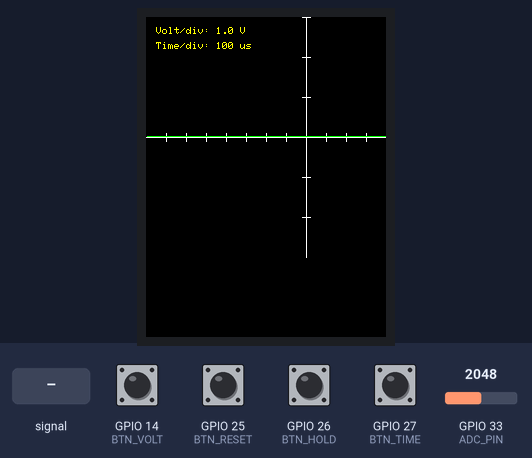
Bench run of a sketch on a simulated ESP32. Shown: 240×320 colour display. The test bench sets the inputs (shaded band); at power-on: GPIO 14 (BTN_VOLT), GPIO 25 (BTN_RESET), GPIO 26 (BTN_HOLD), GPIO 27 (BTN_TIME) HIGH, GPIO 33 (ADC_PIN) = 2048. What the sketch prints to the serial monitor is not drawn.

Above: at 1.4 s.
1.5 s: GPIO 33 (ADC_PIN) fed a 200 Hz sine of ±327 counts around its level
At 1.86 s:
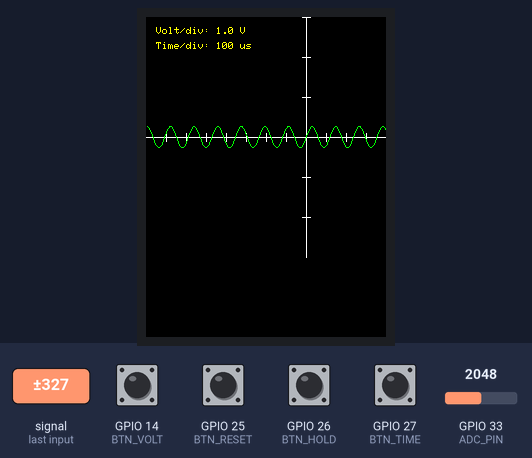
3.7 s: GPIO 26 (BTN_HOLD) pulled LOW for 1 s
At 5.7 s:
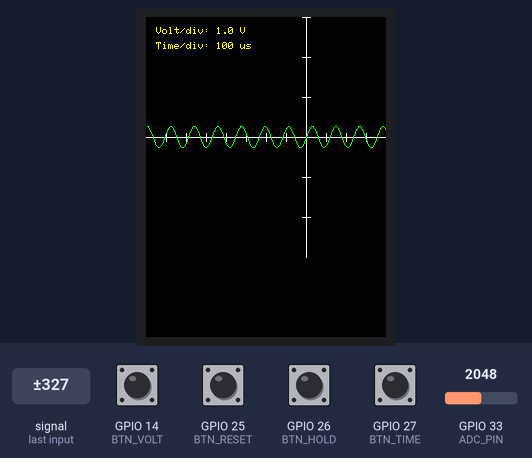
6.2 s: GPIO 25 (BTN_RESET) pulled LOW for 0.15 s
At 6.52 s:
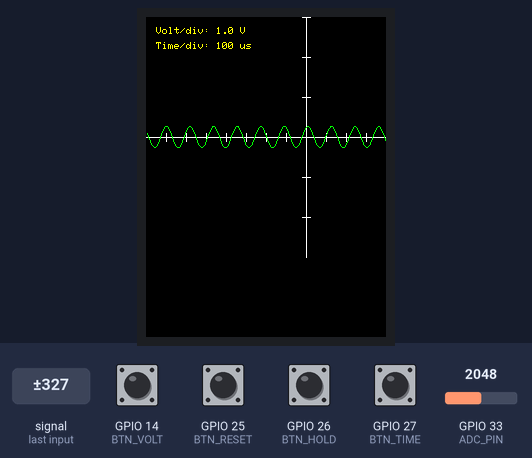
6.9 s: GPIO 33 (ADC_PIN) set to 2866
At 7.6 s:
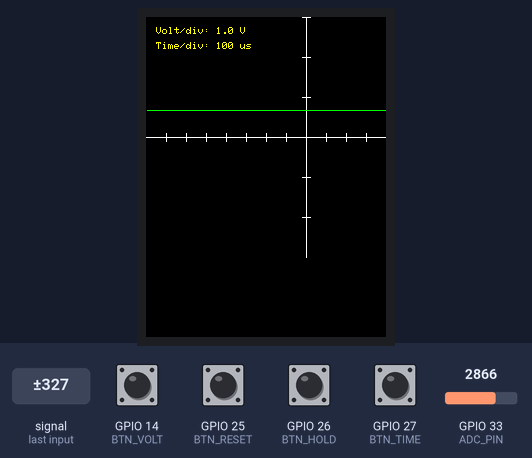
8.6 s: GPIO 14 (BTN_VOLT) pulled LOW for 1 s
At 10.2 s:
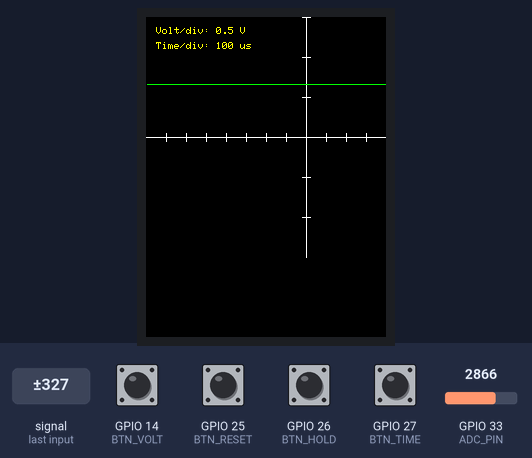
11.1 s: GPIO 27 (BTN_TIME) pulled LOW for 1 s
Timing chart, 0 to 14.1 s (numbered marks = the images above; inputs shaded):
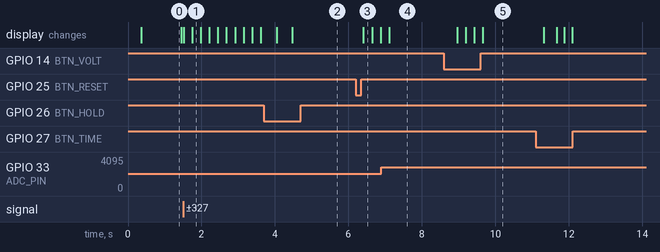

Measured:
- after the input at 1.5 s, the display: first differs from a run without the input after 0.25 s (image 1)
- after the input at 6.2 s, the display: changes after 0.21 s (image 3)
- after the input at 8.6 s, the display: first changes after 0.36 s (image 5 shows a later state)
- what the display in image 0 shows lasts 1.1 s, from 0.4 s to 1.5 s

The sketch:

Oscilloscope_ESP32_3.ino
```cpp
#include <TFT_eSPI.h>
#include <SPI.h>

#define SCREEN_WIDTH 320
#define SCREEN_HEIGHT 240

#define ADC_PIN     33
#define BTN_VOLT    14
#define BTN_TIME    27
#define BTN_HOLD    26
#define BTN_RESET   25

TFT_eSPI tft = TFT_eSPI();

const int NUM_POINTS = 320;
uint16_t values[NUM_POINTS];

float voltDivOptions[] = {0.2, 0.5, 1.0, 2.0, 5.0};
int voltDivIndex = 2;  // Start at 1.0V/div

int timeDelays[] = {20, 50, 100, 200, 500};  // in microseconds
int timeDivIndex = 2;

bool isPaused = false;

unsigned long lastDebounce = 0;
const int debounceDelay = 200;

void setup() {
  Serial.begin(115200);
  tft.init();
  tft.setRotation(0);  // Landscape
  tft.fillScreen(TFT_BLACK);
  tft.setTextColor(TFT_WHITE);
  tft.setTextSize(1);

  pinMode(BTN_VOLT, INPUT_PULLUP);
  pinMode(BTN_TIME, INPUT_PULLUP);
  pinMode(BTN_HOLD, INPUT_PULLUP);
  pinMode(BTN_RESET, INPUT_PULLUP);

  drawAxes();
}

void loop() {
  handleButtons();

  if (!isPaused) {
    sampleSignal();
    drawWaveform();
  }

  delay(100);
}

void sampleSignal() {
  for (int i = 0; i < NUM_POINTS; i++) {
    values[i] = analogRead(ADC_PIN);
    delayMicroseconds(timeDelays[timeDivIndex]);
  }
}

void drawWaveform() {
  float vRef = 3.3;
  float voltsPerDiv = voltDivOptions[voltDivIndex];
  float pixelsPerVolt = 40.0 / voltsPerDiv;

  tft.fillRect(0, 0, SCREEN_WIDTH, SCREEN_HEIGHT, TFT_BLACK);
  drawAxes();

  for (int i = 1; i < NUM_POINTS; i++) {
    float v1 = (values[i - 1] / 4095.0) * vRef;
    float v2 = (values[i] / 4095.0) * vRef;

    int y1 = SCREEN_HEIGHT / 2 - (v1 - vRef / 2) * pixelsPerVolt;
    int y2 = SCREEN_HEIGHT / 2 - (v2 - vRef / 2) * pixelsPerVolt;

    y1 = constrain(y1, 0, SCREEN_HEIGHT - 1);
    y2 = constrain(y2, 0, SCREEN_HEIGHT - 1);

    int x1 = SCREEN_WIDTH - (i - 1);
    int x2 = SCREEN_WIDTH - i;

    tft.drawLine(x1, y1, x2, y2, TFT_GREEN);
  }

  // Labels
  tft.setTextColor(TFT_YELLOW, TFT_BLACK);
  tft.setCursor(10, 10);
  tft.printf("Volt/div: %.1f V", voltDivOptions[voltDivIndex]);
  tft.setCursor(10, 25);
  tft.printf("Time/div: %d us", timeDelays[timeDivIndex]);
  if (isPaused) {
    tft.setCursor(SCREEN_WIDTH - 60, 10);
    tft.setTextColor(TFT_RED, TFT_BLACK);
    tft.print("PAUSED");
  }
}

void drawAxes() {
  int xCenter = SCREEN_WIDTH / 2;
  int yCenter = SCREEN_HEIGHT / 2;

  tft.drawLine(0, yCenter, SCREEN_WIDTH, yCenter, TFT_WHITE);
  tft.drawLine(xCenter, 0, xCenter, SCREEN_HEIGHT, TFT_WHITE);

  for (int i = -5; i <= 5; i++) {
    int y = yCenter - i * 40;
    if (y >= 0 && y < SCREEN_HEIGHT) {
      tft.drawLine(xCenter - 4, y, xCenter + 4, y, TFT_WHITE);
    }
  }

  for (int i = -7; i <= 7; i++) {
    int x = xCenter + i * 20;
    if (x >= 0 && x < SCREEN_WIDTH) {
      tft.drawLine(x, yCenter - 4, x, yCenter + 4, TFT_WHITE);
    }
  }
}

void handleButtons() {
  if (millis() - lastDebounce < debounceDelay) return;

  if (!digitalRead(BTN_VOLT)) {
    voltDivIndex = (voltDivIndex + 1) % (sizeof(voltDivOptions) / sizeof(float));
    lastDebounce = millis();
  }

  if (!digitalRead(BTN_TIME)) {
    timeDivIndex = (timeDivIndex + 1) % (sizeof(timeDelays) / sizeof(int));
    lastDebounce = millis();
  }

  if (!digitalRead(BTN_HOLD)) {
    isPaused = !isPaused;
    Serial.println(isPaused ? "Paused" : "Running");
    lastDebounce = millis();
  }

  if (!digitalRead(BTN_RESET)) {
    voltDivIndex = 2;
    timeDivIndex = 2;
    isPaused = false;
    Serial.println("Reset settings");
    lastDebounce = millis();
  }
}
```
